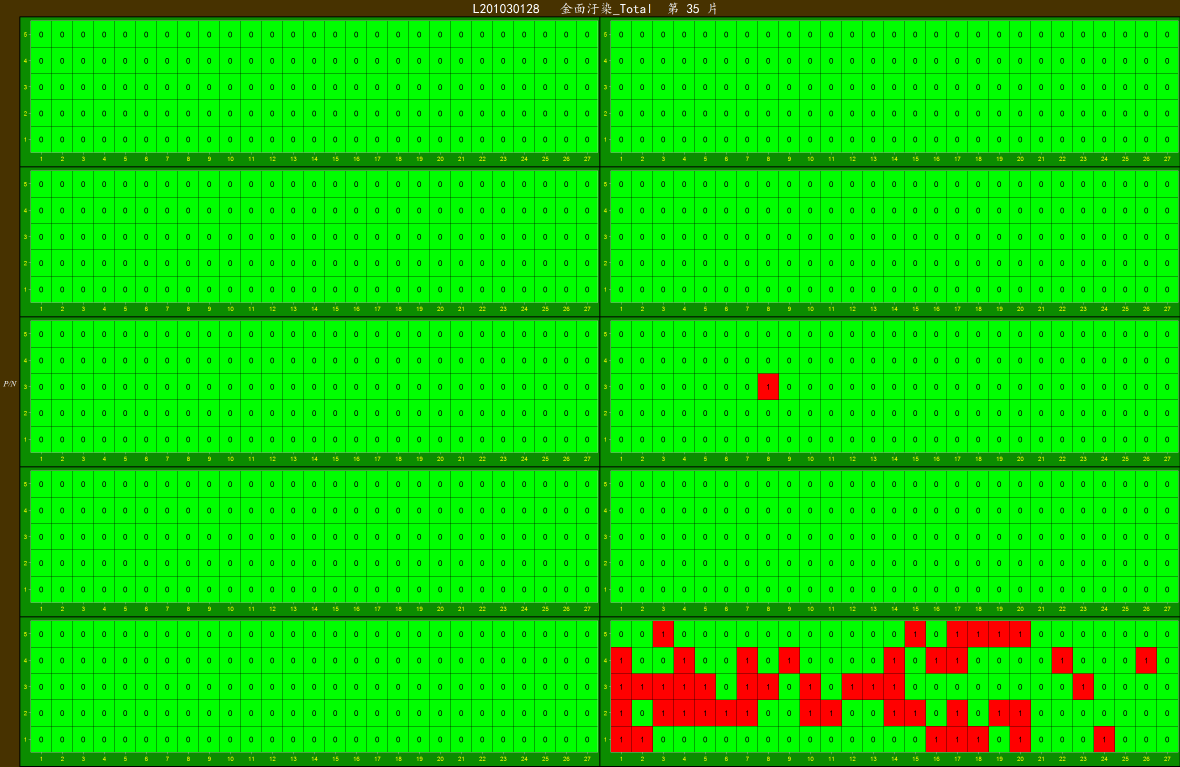
#> input picture L201030128_金面汙染_Total_35.png, 3540 x 2300 px (shown at 1/3 size)
$ python -i image_hsv_binary.py   (imports and definitions only)
#> lines starting #> are read from the running program, lines starting #| are printed output that depends on the picture; after the words box and inside, x2 and y2 are one past the last pixel; in counts of white or black regions, pixels touching at a corner belong together
### logger.py
import os
import logging
import datetime


class LoggerSingleton():
    _instance = None

    # [11 lines left out: functions __init__, get_instance, not called in this run]


class Logger():
    _logger = None

    def __init__(self):
        self._logger = logging.getLogger("logger")
        self._logger.setLevel(logging.DEBUG)
        formatter = logging.Formatter(
            '%(asctime)s \t [%(levelname)s | %(filename)s | %(funcName)s:%(lineno)s ] -> %(message)s'
        )

        # %Y-%m-%d_%H_%M_%S
        logname = datetime.datetime.now().strftime("%Y-%m-%d.log")
        dirname = "./log"

        if not os.path.isdir(dirname):
            os.mkdir(dirname)
        fileHandler = logging.FileHandler(dirname + "/log_" + logname,
                                          encoding="utf-8",
                                          mode="a")

        streamHandler = logging.StreamHandler()

        fileHandler.setFormatter(formatter)
        streamHandler.setFormatter(formatter)

        self._logger.addHandler(fileHandler)
        self._logger.addHandler(streamHandler)

        # print("Init logger instance")

    def get_logger(self):
        return self._logger

### image_hsv_binary.py
import cv2
import numpy as np
import time
import queue
import os
import threading
from logger import Logger


class ImageProcess:

    def __init__(self):
        self.HSV = None
        self.BGR = None
        self.GRAY = None
        self.mouse_click = None
        self._pollution_hsv_lower = (0, 80, 89)
        self._pollution_hsv_upper = (10, 255, 255)
        # self._frame_hsv_lower1 = (50, 216, 87)
        # self._frame_hsv_upper1 = (58, 255, 162)
        self._frame_hsv_lower = (51, 45, 51)
        self._frame_hsv_upper = (61, 255, 167)
        self._au_hsv_lower = (60, 255, 255)
        self._au_hsv_upper = (99, 255, 255)
        self._square_fit_size = 224
        self._folder_root = None
        self._folder_list = None
        self._image_queue = None
        self._thread_num = 3
        # cv2.WINDOW_KEEPRATIO->自適比例 cv2.WINDOW_NORMAL->可調視窗
        self._windows_size = cv2.WINDOW_NORMAL
        self._logger = Logger.__call__().get_logger()

    # [31 lines left out: function _get_color_range, not called in this run]

    def _cv_imread(self, file_path: str) -> object:
        '''將圖片資料透過numpy讀取二進制資料並將其解碼維圖像數據
           cv預設讀取格是為BGR

        Args:
            file_path: 圖片路徑

        Returns:
            cv_img: 轉為cv的圖形資料格式

        '''
        if isinstance(file_path, str) or len(file_path) < 0:
            cv_img = cv2.imdecode(np.fromfile(file_path, dtype=np.uint8), -1)
            return cv_img
        else:
            raise ValueError('Please check your file path!')

    def _image_resize(self, image: np.ndarray) -> np.ndarray:
        '''將圖片資料重新縮放

        Args:
            image: cv2的numpy格式資料

        Returns:
            resize_image: 縮放後的圖片資料

        '''
        if isinstance(image, np.ndarray):
            height, width, channels = image.shape
            fit_size = self._square_fit_size
            if width > fit_size and height > fit_size:
                if width > height:
                    height = int((fit_size / width) * height)
                    width = fit_size
                else:
                    width = int((fit_size / height) * width)
                    height = fit_size
            resize_image = cv2.resize(image, (width, height),
                                      interpolation=cv2.INTER_AREA)

            return resize_image
        else:
            raise ValueError('Please check your image!')

    # [33 lines left out: functions _image_rotate, _image_flip, not called in this run]

    def _image_merge(self, mask1: np.ndarray, mask2: np.ndarray) -> np.ndarray:
        '''將圖片資料結合

        Args:
            mask1: 欲結合的cv2的numpy格式資料1
            mask2: 欲結合的cv2的numpy格式資料2

        Returns:
            image_merge: 結合後的內容

        '''
        if isinstance(mask1, np.ndarray):
            image_merge = cv2.bitwise_xor(mask1, mask2)
            return image_merge
        else:
            raise ValueError(
                'input error, Please check your pollution content!')

    # [31 lines left out: functions _BGR_to_RGB, _BGR_to_GRAY, not called in this run]

    def _BGR_to_HSV(self, image: np.ndarray) -> np.ndarray:
        '''將圖片資料轉為HSV格式

        Args:
            image: cv2的numpy格式資料

        Returns:
            image_hsv: 轉為HSV資料格式

        '''
        if isinstance(image, np.ndarray):
            image_hsv = cv2.cvtColor(image, cv2.COLOR_BGR2HSV)
            return image_hsv
        else:
            raise ValueError('Please check your image!')

    # [39 lines left out: functions _HSV_to_BGR, _mouse_click, not called in this run]

    def _frame_area(self, image: np.ndarray, color_type: str) -> np.ndarray:
        '''取出圖片frame部分

        Args:
            image: cv2 np array的資料格式
            color_type: image的color型態

        Returns:
            frame_mask2: frame hsv的資料
        '''
        if isinstance(image, np.ndarray) and isinstance(color_type, str):
            # frame_mask1 = cv2.inRange(image, self._frame_lower1,
            #                           self._frame_upper1)
            # frame_mask2 = cv2.inRange(image, self._frame_hsv_lower2,
            #                           self._frame_hsv_upper2)
            # frame_area = cv2.bitwise_or(image, frame_mask2)
            image_copy = image.copy()
            image_hsv = self._BGR_to_HSV(image_copy)
            mask_frame = cv2.inRange(image_hsv, self._frame_hsv_lower,
                                     self._frame_hsv_upper)
            # 黑白反轉
            # frame_area = cv2.bitwise_not(frame_area, frame_area)
            if color_type == 'original':
                frame = cv2.bitwise_and(image_copy,
                                        image_copy,
                                        mask=mask_frame)
                return frame
            elif color_type == 'gray':
                image_gray = self._BGR_to_GRAY(image_copy)
                image_mode = self._get_mode(image_gray)
                image_gray[mask_frame == 0] = image_mode[-1]
                return image_gray
            else:
                return mask_frame
        else:
            raise ValueError('Please check your image!')

    def _pollution_area(self, image: np.ndarray,
                        color_type: str) -> np.ndarray:
        '''取出圖片pollution部分

        Args:
            image: cv2 np array的資料格式
            color_type: image的color型態

        Returns:
            pollution_area: pollution部分的資料格式
        '''
        if isinstance(image, np.ndarray) and isinstance(color_type, str):
            image_copy = image.copy()
            image_hsv = self._BGR_to_HSV(image_copy)
            mask_pollution = cv2.inRange(image_hsv, self._pollution_hsv_lower,
                                         self._pollution_hsv_upper)
            # 黑白反轉
            # pollution_area = cv2.bitwise_not(pollution_area, pollution_area)
            if color_type == 'original':
                pollution = cv2.bitwise_and(image_copy,
                                            image_copy,
                                            mask=mask_pollution)
                return pollution
            elif color_type == 'gray':
                image_gray = self._BGR_to_GRAY(image_copy)
                # image_mode = self._get_mode(image_gray)
                # image_gray[pollution_mask == 0] = image_mode[-1]
                image_gray[mask_pollution == 0] = 255
                return image_gray
            else:
                return mask_pollution
        else:
            raise ValueError('Please check your image content!')

    # [119 lines left out: functions _set_dilate, _set_gaussian, _get_mode, _input_path_check, _ouput_folder_check, not called in this run]

    def _nothing(self, x):
        pass

    def get_image_transfer(
        self,
        image_path: str,
        output_type: str,
        output_more:bool = False
    ) -> dict:
        '''將圖片依照 彩色 灰階 黑白進行rotate, flip, rotate filp 處理後輸出二元圖

        Args:
            image_path: 圖片的位置
            output_type: 輸出的圖片格式，預設格式='binary'可以選擇'gray'

        Returns: dict (處理後的圖片會存成dict回傳)
        '''
        try:
            transfer_dict = {}

            # read image
            image_original = self._cv_imread(image_path)
#> in _cv_imread, cv_img is the input picture: shape (2300, 3540, 3); mean B, G, R 1.2, 214.7, 13.1

            # make image resize
            image_resize = self._image_resize(image_original)
#> in _image_resize, `resize_image = cv2.resize(image, (width, height), interpolation=cv2.IN..`:
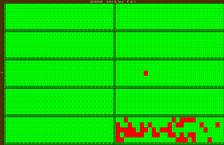
#> resize_image: shape (145, 224, 3); mean B, G, R 1.2, 214.8, 13.1

            # get part of image pollution and frame
            pollution = self._pollution_area(image_resize, output_type)
#> in _BGR_to_HSV, `image_hsv = cv2.cvtColor(image, cv2.COLOR_BGR2HSV)`: image_hsv: shape (145, 224, 3); mean H, S, V 56.4, 253.1, 221.7
#> in _pollution_area, `mask_pollution = cv2.inRange(image_hsv, self._pollution_hsv_lower, sel..`:
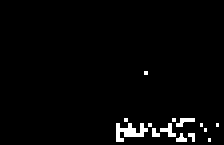
#> mask_pollution: shape (145, 224); 2.4% white; 14 white regions (8 under 20 px), largest, box (x1, y1, x2, y2) and area: (116, 123, 148, 142) 324, (160, 123, 176, 137) 104, (176, 118, 195, 127) 92, (176, 133, 187, 142) 61, (152, 128, 160, 137) 52, (188, 133, 195, 142) 43
            frame = self._frame_area(image_resize, output_type)
#> in _frame_area, `mask_frame = cv2.inRange(image_hsv, self._frame_hsv_lower, self._frame..`:
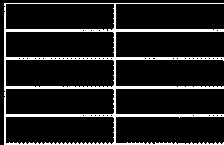
#> mask_frame: shape (145, 224); 11.6% white; 1 white region, box (x1, y1, x2, y2) and area: (4, 3, 224, 145) 3762
            # cv2.imshow('pollution', pollution)
            # cv2.imshow('frame', frame)
            # cv2.waitKey(0)

            # output image dict name: 1->original 2->rotate, 3->flip, 4->flip and rotate
            transfer_dict["1"] = self._image_merge(pollution, frame)
#> in _image_merge, `image_merge = cv2.bitwise_xor(mask1, mask2)`:
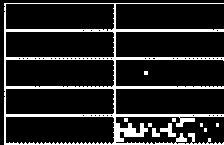
#> image_merge: shape (145, 224); 14% white; 10 white regions (7 under 20 px), largest, box (x1, y1, x2, y2) and area: (4, 3, 224, 145) 4294, (160, 123, 176, 137) 104, (152, 128, 160, 137) 52
            # make image rotate, flip
            if output_more == True:
                rotate_image = self._image_rotate(pollution)
                flip_image = self._image_flip(pollution)
                rotate_flip_image = self._image_rotate(flip_image)
                transfer_dict["2"] = self._image_merge(rotate_image, frame)
                transfer_dict["3"] = self._image_merge(flip_image, frame)
                transfer_dict["4"] = self._image_merge(rotate_flip_image, frame)

            if output_type != 'original':
                for num, image in transfer_dict.items():
                    # 黑白反轉
                    transfer_dict[num] = cv2.bitwise_not(image, image)
#> this loop made 1 pass
#> num on pass 1: '1'
#> after the loop, transfer_dict = 1 item

            return transfer_dict

        except Exception as e:
            self._logger.error(e)

        # 另一個寫法 use imwrite mode -> can't support chinese file name
        # cv2.imwrite("L201030128_Total_35_1.jpg", merge_original_image,
        #             [cv2.IMWRITE_JPEG_QUALITY, 90])
        # cv2.imwrite('L201030128_Total_35_1.png', merge_original_image,
        #             [cv2.IMWRITE_PNG_COMPRESSION, 5])

    # [154 lines left out: functions get_image_output, get_hsv_value, adjust_hsv_value, run, not called in this run]

    # def image_test_(self, image_path: str) -> None:
    #     '''
    #     測試用
    #     '''
    #     # read image
    #     image_original = self._cv_imread(image_path)

    #     # make image resize
    #     image_resize = self._image_resize(image_original)

    #     cv2.imshow('image_resize', image_resize)
    #     image_hsv = self._BGR_to_HSV(image_resize)

    #     # 从HSV图像中提取色调通道
    #     mask_pollution = cv2.inRange(image_hsv, self._pollution_hsv_lower,
    #                                  self._pollution_hsv_upper)
    #     mask_frame = cv2.inRange(image_hsv, self._frame_hsv_lower,
    #                              self._frame_hsv_upper)

    #     # image_mask = image_resize.copy()
    #     # image_original_rotate = cv2.rotate(image_resize, cv2.ROTATE_180)
    #     # mask_pollution_rotate = cv2.rotate(mask_pollution, cv2.ROTATE_180)

    #     # image_original_flip = cv2.flip(image_resize, 1)
    #     # mask_pollution_flip = cv2.rotate(mask_pollution, cv2.ROTATE_180)

    #     pollution = cv2.bitwise_and(image_resize,
    #                                 image_resize,
    #                                 mask=mask_pollution)
    #     pollution_rotate = cv2.rotate(pollution, cv2.ROTATE_180)
    #     frame = cv2.bitwise_and(image_resize, image_resize, mask=mask_frame)
    #     cv2.imshow('pollution', pollution_rotate)
    #     cv2.imshow('frame', frame)
    #     image_merge = cv2.bitwise_xor(pollution_rotate, frame)
    #     cv2.imshow('image_merge', image_merge)
    #     cv2.waitKey(0)


time_1 = time.time()
imagePath = 'L201030128_金面汙染_Total_35.png'
imagePath1 = 'C:\\Users\\k09857\\Desktop\\idenprof\\au_pollution_defect_images\\20220321_exec_images\\first_expriment\\train\\panel'
imagePath2 = 'C:\\Users\\k09857\\Desktop\\idenprof\\au_pollution_detect_resource\\au_defect_experiment_20220401\\train\\strip'
output = ['original', 'gray', 'binary']
b = ImageProcess()
# [5 lines of commented-out code are left out]
# [2 lines not run here, left out]

time_2 = time.time()
time_interval = time_2 - time_1
# [1 line not run here, left out]

>>> result = ImageProcess().get_image_transfer('L201030128_金面汙染_Total_35.png', 'out.png')
#> result = 1 item
